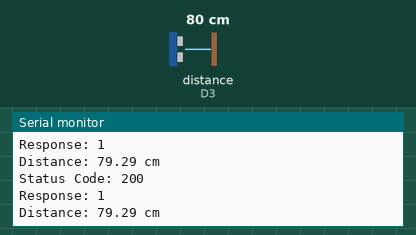
Recording of a sketch running on a simulated Arduino MKR. Shown: the last lines printed to the serial monitor. Wiring (inferred from the names in the program): ultrasonic range finder: trigger D2; echo D3. Inputs (shaded band) come from the test bench; at power-on: distance to the obstacle (sensor on D3) 80 cm. The echo pulse lasts 58.3 µs per cm; WiFi joins after 1.5 s; servers stay silent unless stated; web services answer with replies made up by the test bench.

Above: at 2.7 s.
2.8 s: distance to the obstacle (sensor on D3) set to 2 cm
At 3.17 s:
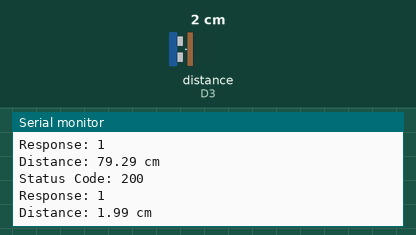
4.3 s: distance to the obstacle (sensor on D3) set to 4 cm
At 4.64 s:
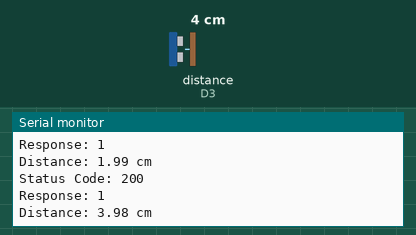
Timing chart, 0 to 7.3 s (numbered marks = the images above; inputs shaded):
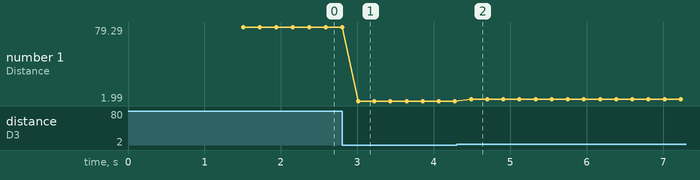

The sketch:

task_2.1.ino
```cpp
#include <WiFiNINA.h>
#include <WiFiClient.h>
#include <ArduinoHttpClient.h>

char ssid[] = "AirFiber-R938A6";
char pass[] = "yeeyeeassed259";

const char* server = "api.thingspeak.com";
String apiKey = "R304RDVGVVGCDBJH";

const int trigPin = 2;
const int echoPin = 3;

WiFiClient wifi;
HttpClient client = HttpClient(wifi, server, 80);

void setup() {
  Serial.begin(9600);
  pinMode(trigPin, OUTPUT);
  pinMode(echoPin, INPUT);

  while (WiFi.begin(ssid, pass) != WL_CONNECTED) {
    Serial.print(".");
    delay(1000);
  }
  Serial.println("WiFi connected!");
}

void loop() {
  digitalWrite(trigPin, LOW);
  delayMicroseconds(2);
  digitalWrite(trigPin, HIGH);
  delayMicroseconds(10);
  digitalWrite(trigPin, LOW);

  long duration = pulseIn(echoPin, HIGH);
  float distance = duration * 0.034 / 2; // cm

  Serial.print("Distance: ");
  Serial.print(distance);
  Serial.println(" cm");

  String postData = "api_key=" + apiKey + "&field1=" + String(distance);

  client.post("/update", "application/x-www-form-urlencoded", postData);
  int statusCode = client.responseStatusCode();
  String response = client.responseBody();

  Serial.print("Status Code: ");
  Serial.println(statusCode);
  Serial.print("Response: ");
  Serial.println(response);

  delay(10); // Wait 10
}
```

Measured:
- after the input at 2.8 s, the serial monitor: prints a new line after 0.21 s (image 1)
- after the input at 4.3 s, the serial monitor: prints a new line after 0.19 s (image 2)
- plotted number 1: 79.29 → 1.99 after the input at 2.8 s, 1.99 → 3.98 after the input at 4.3 s
